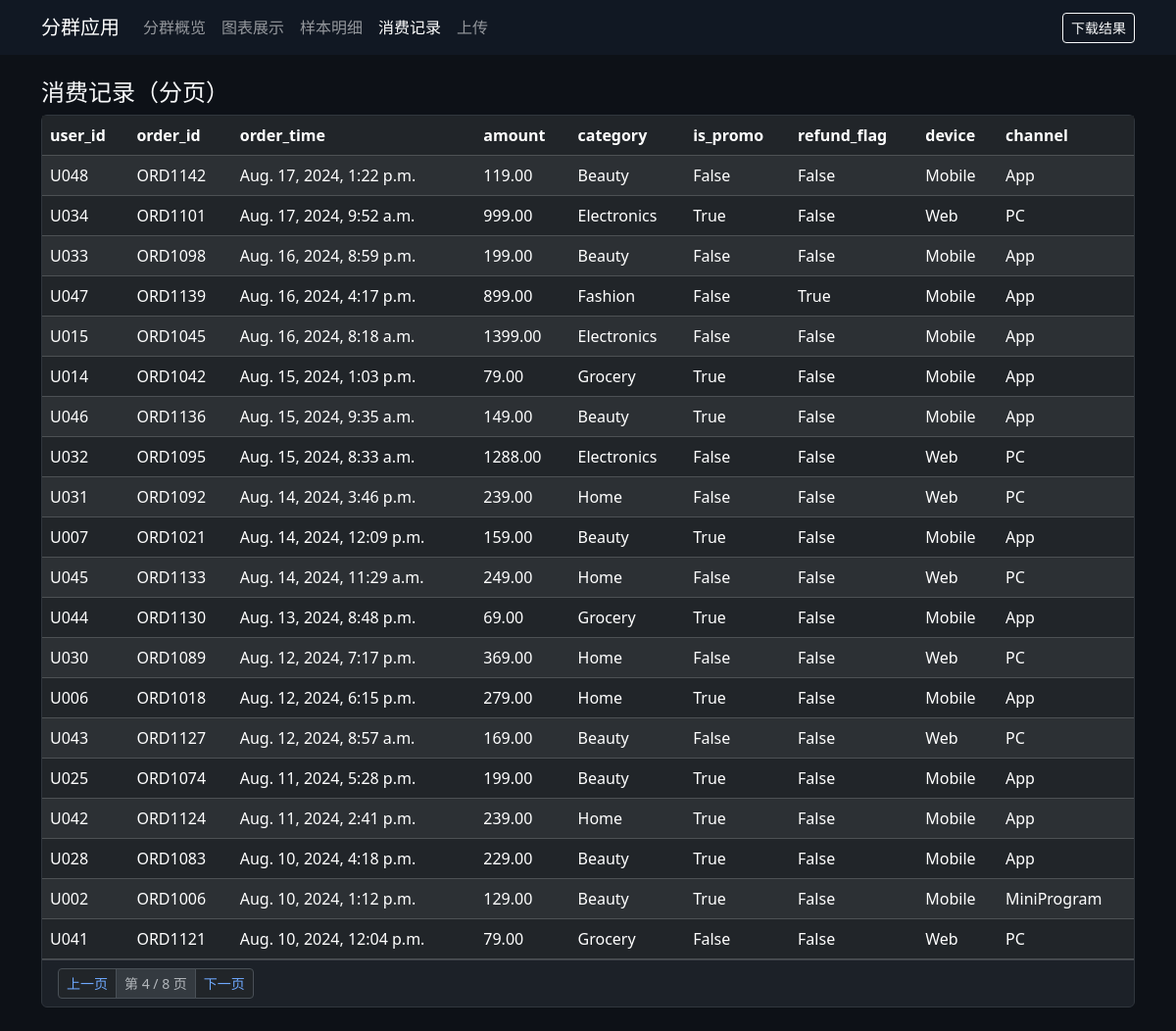
The page /orders/?page=4 on the database its author committed.
### segmentation/models.py (models this page shows, shortened)
class OrderRecord(models.Model):
    user_id = models.CharField(max_length=64, db_index=True)
    order_id = models.CharField(max_length=128, unique=True)
    order_time = models.DateTimeField()
    amount = models.DecimalField(max_digits=12, decimal_places=2)
    category = models.CharField(max_length=128, blank=True, default="")
    is_promo = models.BooleanField(default=False)
    refund_flag = models.BooleanField(default=False)
    device = models.CharField(max_length=64, blank=True, default="")
    channel = models.CharField(max_length=64, blank=True, default="")
    created_at = models.DateTimeField(auto_now_add=True)
    class Meta:
        ordering = ["-order_time"]

### segmentation/views.py (the view)
# urls.py: path("orders/", views.orders_view, name="orders"),
def orders_view(request):
    orders_qs = OrderRecord.objects.all().order_by("-order_time")
    paginator = Paginator(orders_qs, 20)
    page_number = request.GET.get("page", 1)
    orders_page = paginator.get_page(page_number)
    return render(
        request,
        "segmentation/orders.html",
        {"orders_page": orders_page, "nav_active": "orders"},
    )

### segmentation/templates/segmentation/orders.html (shortened to what this page needs)
{% extends "segmentation/base.html" %}
{% block content %}
<h4 class="mb-2">消费记录（分页）</h4>
<div class="card">
    <div class="card-body p-0">
        <div class="table-responsive">
            <table class="table table-dark table-striped table-hover mb-0">
                <thead>
                    <tr>
                        <th>user_id</th>
                        <th>order_id</th>
                        <th>order_time</th>
                        <th>amount</th>
                        <th>category</th>
                        <th>is_promo</th>
                        <th>refund_flag</th>
                        <th>device</th>
                        <th>channel</th>
                    </tr>
                </thead>
                <tbody>
                    {% for order in orders_page %}
                    <tr>
                        <td>{{ order.user_id }}</td>
                        <td>{{ order.order_id }}</td>
                        <td>{{ order.order_time }}</td>
                        <td>{{ order.amount }}</td>
                        <td>{{ order.category }}</td>
                        <td>{{ order.is_promo }}</td>
                        <td>{{ order.refund_flag }}</td>
                        <td>{{ order.device }}</td>
                        <td>{{ order.channel }}</td>
                    </tr>
                    {% empty %}
                    <tr><td colspan="9" class="text-center">暂无数据</td></tr>
                    {% endfor %}
                </tbody>
            </table>
        </div>
    </div>
    <div class="card-footer">
        <nav aria-label="orders pagination">
            <ul class="pagination pagination-sm mb-0">
                {% if orders_page.has_previous %}
                <li class="page-item"><a class="page-link" href="?page={{ orders_page.previous_page_number }}">上一页</a></li>
                {% else %}
                <li class="page-item disabled"><span class="page-link">上一页</span></li>
                {% endif %}
                <li class="page-item disabled"><span class="page-link">第 {{ orders_page.number }} / {{ orders_page.paginator.num_pages }} 页</span></li>
                {% if orders_page.has_next %}
                <li class="page-item"><a class="page-link" href="?page={{ orders_page.next_page_number }}">下一页</a></li>
                {% else %}
                <li class="page-item disabled"><span class="page-link">下一页</span></li>
                {% endif %}
            </ul>
        </nav>
    </div>
</div>
{% endblock %}

### segmentation/templates/segmentation/base.html (style rules this page uses)
body { background-color: #0d1117; }
.card { background: #161b22; border: 1px solid #30363d; }
.table thead { background: #111823; }
.table { color: #e6edf3; }

### rows shown on the page
OrderRecord: user_id "U048", order_id "ORD1142", order_time "Aug. 17, 2024, 1:22 p.m.", amount "119.00", category "Beauty", is_promo "False", refund_flag "False", device "Mobile", channel "App"
OrderRecord: user_id "U034", order_id "ORD1101", order_time "Aug. 17, 2024, 9:52 a.m.", amount "999.00", category "Electronics", is_promo "True", refund_flag "False", device "Web", channel "PC"
OrderRecord: user_id "U033", order_id "ORD1098", order_time "Aug. 16, 2024, 8:59 p.m.", amount "199.00", category "Beauty", is_promo "False", refund_flag "False", device "Mobile", channel "App"
OrderRecord: user_id "U047", order_id "ORD1139", order_time "Aug. 16, 2024, 4:17 p.m.", amount "899.00", category "Fashion", is_promo "False", refund_flag "True", device "Mobile", channel "App"
OrderRecord: user_id "U015", order_id "ORD1045", order_time "Aug. 16, 2024, 8:18 a.m.", amount "1399.00", category "Electronics", is_promo "False", refund_flag "False", device "Mobile", channel "App"
OrderRecord: user_id "U014", order_id "ORD1042", order_time "Aug. 15, 2024, 1:03 p.m.", amount "79.00", category "Grocery", is_promo "True", refund_flag "False", device "Mobile", channel "App"
OrderRecord: user_id "U046", order_id "ORD1136", order_time "Aug. 15, 2024, 9:35 a.m.", amount "149.00", category "Beauty", is_promo "True", refund_flag "False", device "Mobile", channel "App"
OrderRecord: user_id "U032", order_id "ORD1095", order_time "Aug. 15, 2024, 8:33 a.m.", amount "1288.00", category "Electronics", is_promo "False", refund_flag "False", device "Web", channel "PC"
OrderRecord: user_id "U031", order_id "ORD1092", order_time "Aug. 14, 2024, 3:46 p.m.", amount "239.00", category "Home", is_promo "False", refund_flag "False", device "Web", channel "PC"
OrderRecord: user_id "U007", order_id "ORD1021", order_time "Aug. 14, 2024, 12:09 p.m.", amount "159.00", category "Beauty", is_promo "True", refund_flag "False", device "Mobile", channel "App"
OrderRecord: user_id "U045", order_id "ORD1133", order_time "Aug. 14, 2024, 11:29 a.m.", amount "249.00", category "Home", is_promo "False", refund_flag "False", device "Web", channel "PC"
OrderRecord: user_id "U044", order_id "ORD1130", order_time "Aug. 13, 2024, 8:48 p.m.", amount "69.00", category "Grocery", is_promo "True", refund_flag "False", device "Mobile", channel "App"
OrderRecord: user_id "U030", order_id "ORD1089", order_time "Aug. 12, 2024, 7:17 p.m.", amount "369.00", category "Home", is_promo "False", refund_flag "False", device "Web", channel "PC"
OrderRecord: user_id "U006", order_id "ORD1018", order_time "Aug. 12, 2024, 6:15 p.m.", amount "279.00", category "Home", is_promo "True", refund_flag "False", device "Mobile", channel "App"
OrderRecord: user_id "U043", order_id "ORD1127", order_time "Aug. 12, 2024, 8:57 a.m.", amount "169.00", category "Beauty", is_promo "False", refund_flag "False", device "Web", channel "PC"
OrderRecord: user_id "U025", order_id "ORD1074", order_time "Aug. 11, 2024, 5:28 p.m.", amount "199.00", category "Beauty", is_promo "True", refund_flag "False", device "Mobile", channel "App"
OrderRecord: user_id "U042", order_id "ORD1124", order_time "Aug. 11, 2024, 2:41 p.m.", amount "239.00", category "Home", is_promo "True", refund_flag "False", device "Mobile", channel "App"
OrderRecord: user_id "U028", order_id "ORD1083", order_time "Aug. 10, 2024, 4:18 p.m.", amount "229.00", category "Beauty", is_promo "True", refund_flag "False", device "Mobile", channel "App"
OrderRecord: user_id "U002", order_id "ORD1006", order_time "Aug. 10, 2024, 1:12 p.m.", amount "129.00", category "Beauty", is_promo "True", refund_flag "False", device "Mobile", channel "MiniProgram"
OrderRecord: user_id "U041", order_id "ORD1121", order_time "Aug. 10, 2024, 12:04 p.m.", amount "79.00", category "Grocery", is_promo "False", refund_flag "False", device "Web", channel "PC"

### other values the page prints
{{ orders_page.number }} "4"
{{ orders_page.paginator.num_pages }} "8"
